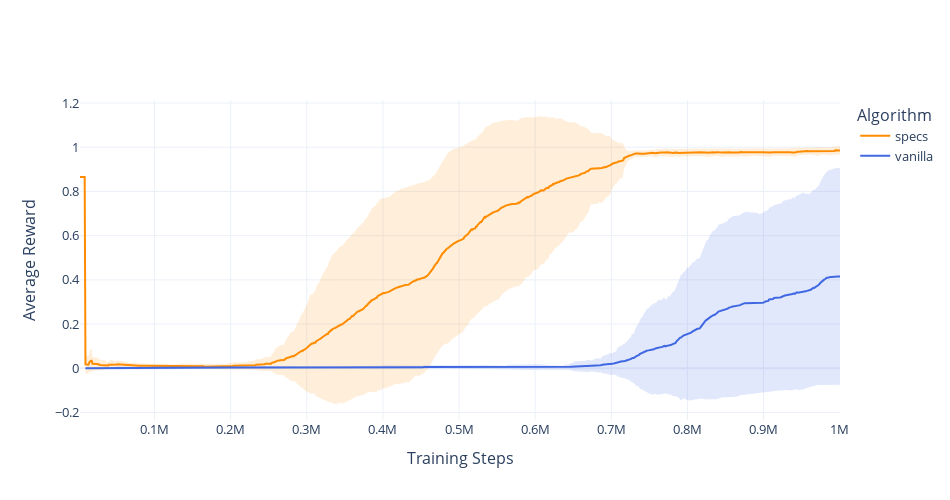
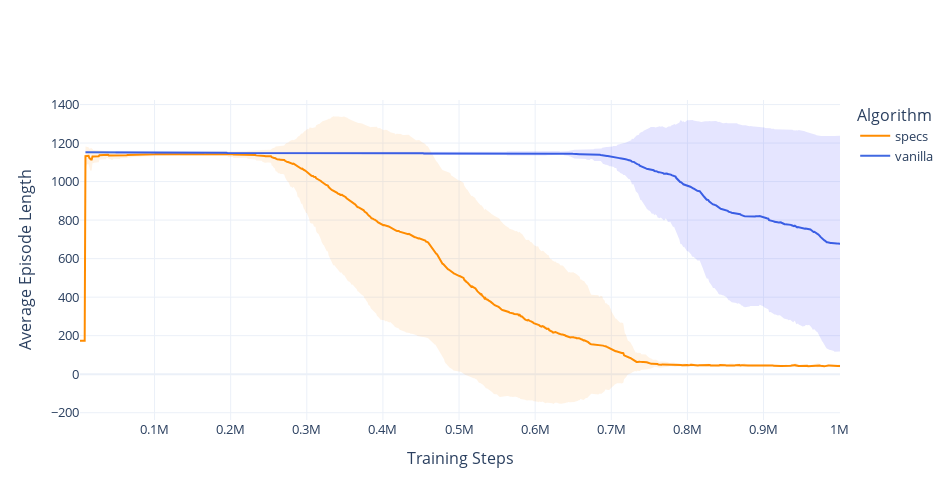

Notebook source saved alongside these figures, in order:
### Code cell
# ============================================================
# 2️⃣  FIGURE 2 — Average Episode Length
# ============================================================
fig_len = go.Figure()

for algorithm in agg_df["algorithm"].unique():
    subset = agg_df[agg_df["algorithm"] == algorithm]

    # Mean line
    fig_len.add_trace(
        go.Scatter(
            x=subset["step"],
            y=subset["mean_len"],
            mode="lines",
            name=algorithm,
            line=dict(color=colors.get(algorithm, "gray")),
        )
    )

    # Std shaded region
    fig_len.add_trace(
        go.Scatter(
            x=list(subset["step"]) + list(subset["step"][::-1]),
            y=list(subset["mean_len"] + subset["std_len"]) +
              list(subset["mean_len"] - subset["std_len"])[::-1],
            fill="toself",
            fillcolor=f"rgba(0,0,255,0.1)" if algorithm == "vanilla" else "rgba(255,140,0,0.1)",
            line=dict(color="rgba(255,255,255,0)"),
            showlegend=False,
            hoverinfo="skip",
        )
    )
fig_len.update_layout(
    #title="Training Performance: Average Episode Length",
    xaxis_title="Training Steps",
    yaxis_title="Average Episode Length",
    template="plotly_white",
    font=dict(size=13),
    legend_title_text="Algorithm",
    height=500,
    width=950,
)

# ============================================================
# SHOW BOTH
# ============================================================
fig_reward.show()
fig_len.show()

### Figure 1 — Plotly figure (JSON) as saved in the notebook; plotly's stock layout.template omitted (floating-point values rounded to 4 significant figures; data arrays with more than 128 entries replaced by an {"elided": "..."} marker saying what was removed)
{"data": [{"line": {"color": "darkorange"}, "mode": "lines", "name": "specs", "type": "scatter", "x": {"elided": "976 int values"}, "y": {"elided": "976 float values"}}, {"fill": "toself", "fillcolor": "rgba(255,140,0,0.15)", "hoverinfo": "skip", "line": {"color": "rgba(255,255,255,0)"}, "showlegend": false, "type": "scatter", "x": {"elided": "1952 int values"}, "y": {"elided": "1952 float values"}}, {"line": {"color": "royalblue"}, "mode": "lines", "name": "vanilla", "type": "scatter", "x": {"elided": "969 int values"}, "y": {"elided": "969 float values"}}, {"fill": "toself", "fillcolor": "rgba(65,105,225,0.15)", "hoverinfo": "skip", "line": {"color": "rgba(255,255,255,0)"}, "showlegend": false, "type": "scatter", "x": {"elided": "1938 int values"}, "y": {"elided": "1938 float values"}}], "layout": {"font": {"size": 13}, "height": 500, "legend": {"title": {"text": "Algorithm"}}, "width": 950, "xaxis": {"title": {"text": "Training Steps"}}, "yaxis": {"title": {"text": "Average Reward"}}}}

### Figure 2 — Plotly figure (JSON) as saved in the notebook; plotly's stock layout.template omitted (floating-point values rounded to 4 significant figures; data arrays with more than 128 entries replaced by an {"elided": "..."} marker saying what was removed)
{"data": [{"line": {"color": "darkorange"}, "mode": "lines", "name": "specs", "type": "scatter", "x": {"elided": "976 int values"}, "y": {"elided": "976 float values"}}, {"fill": "toself", "fillcolor": "rgba(255,140,0,0.1)", "hoverinfo": "skip", "line": {"color": "rgba(255,255,255,0)"}, "showlegend": false, "type": "scatter", "x": {"elided": "1952 int values"}, "y": {"elided": "1952 float values"}}, {"line": {"color": "royalblue"}, "mode": "lines", "name": "vanilla", "type": "scatter", "x": {"elided": "969 int values"}, "y": {"elided": "969 float values"}}, {"fill": "toself", "fillcolor": "rgba(0,0,255,0.1)", "hoverinfo": "skip", "line": {"color": "rgba(255,255,255,0)"}, "showlegend": false, "type": "scatter", "x": {"elided": "1938 int values"}, "y": {"elided": "1938 float values"}}], "layout": {"font": {"size": 13}, "height": 500, "legend": {"title": {"text": "Algorithm"}}, "width": 950, "xaxis": {"title": {"text": "Training Steps"}}, "yaxis": {"title": {"text": "Average Episode Length"}}}}
